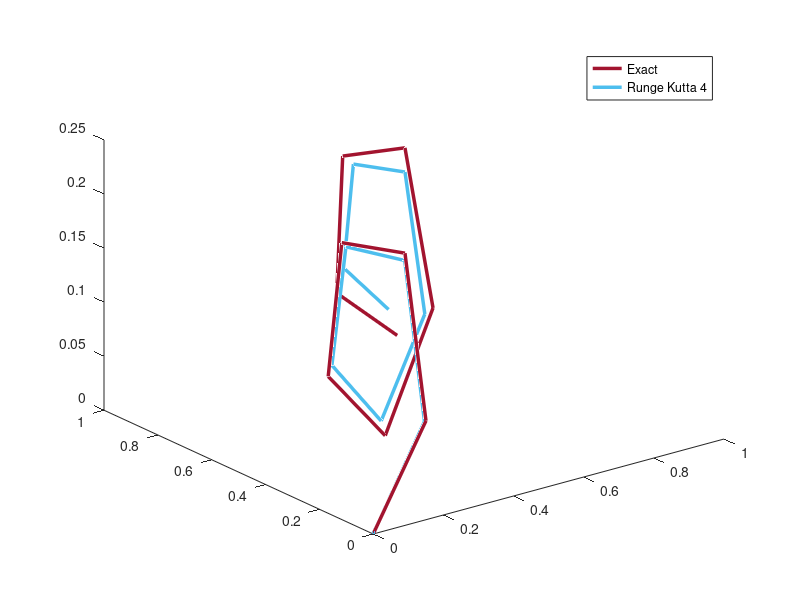
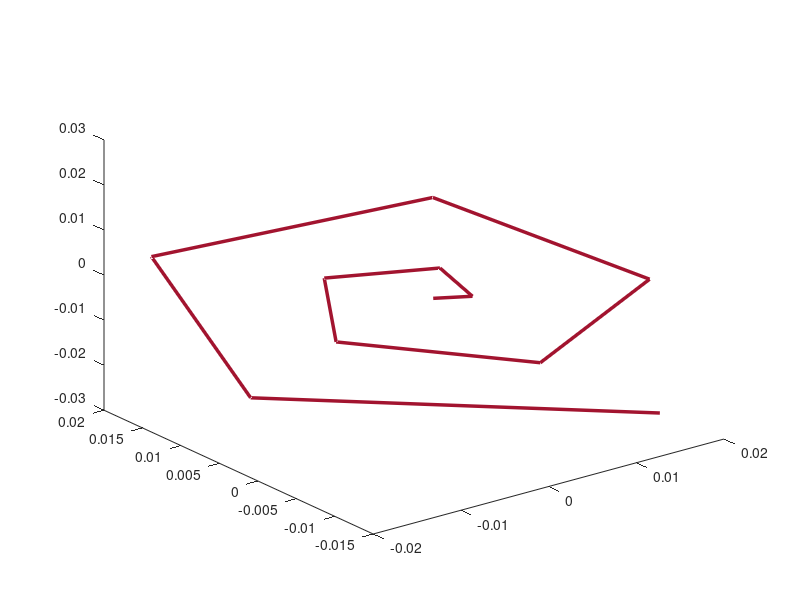
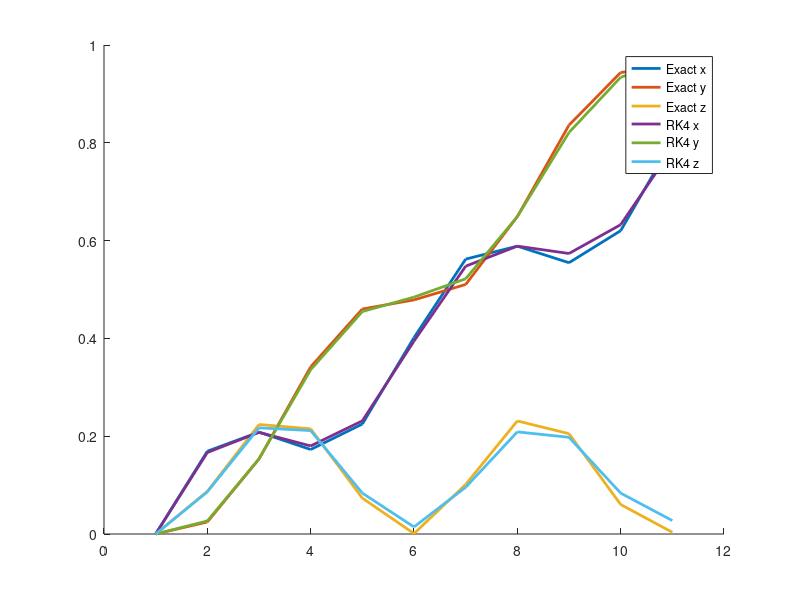
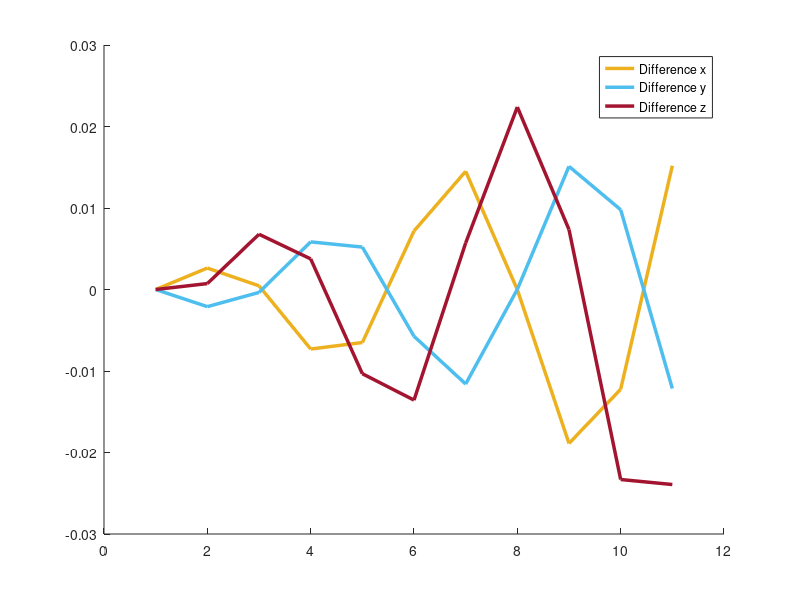

MATLAB code to generate these figures, in order:
clear all
close all

%% load files
exact = load('ExC2Exact_int');
RK4 = load('ExC2RK4_int');


%% Plot both results and the difference

diff = exact.traj - RK4.traj;

figure('Name','Simulation results')
plot3(exact.traj(1,:),exact.traj(2,:),exact.traj(3,:),'Color', [0.6350, 0.0780, 0.1840], 'LineWidth',2.5)
hold on
plot3(RK4.traj(1,:),RK4.traj(2,:),RK4.traj(3,:),'Color', [0.3010, 0.7450, 0.9330], 'LineWidth',2.5)
legend('Exact','Runge Kutta 4')

figure('Name','Difference Exact - RK4')
plot3(diff(1,:),diff(2,:),diff(3,:), 'Color', [0.6350, 0.0780, 0.1840], 'LineWidth',2.5)

figure('Name','Exact - RK4 - componentwise')
hold on
% title('Exact - RK4 - componentwise')
plot(exact.traj(1,:),'LineWidth',2.)
plot(exact.traj(2,:),'LineWidth',2.)
plot(exact.traj(3,:),'LineWidth',2.)
plot(RK4.traj(1,:),'LineWidth',2.)
plot(RK4.traj(2,:),'LineWidth',2.)
plot(RK4.traj(3,:),'LineWidth',2.)
legend('Exact x', 'Exact y', 'Exact z', 'RK4 x', 'RK4 y', 'RK4 z')


figure('Name','Difference Exact - RK4 - componentwise')
hold on
% title('Difference Exact - RK4 - componentwise')
plot(diff(1,:),'Color', [0.9290, 0.6940, 0.1250], 'LineWidth',2.5)
plot(diff(2,:),'Color', [0.3010, 0.7450, 0.9330], 'LineWidth',2.5)
plot(diff(3,:),'Color', [0.6350, 0.0780, 0.1840], 'LineWidth',2.5)
legend('Difference x', 'Difference y', 'Difference z')


